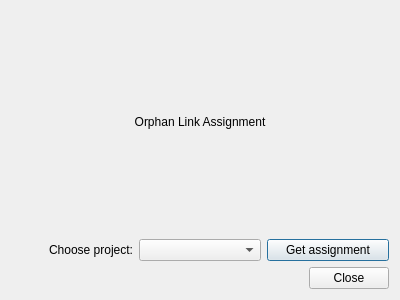
<?xml version="1.0" encoding="UTF-8"?>
<ui version="4.0">
 <class>OrphanLinkInputDialog</class>
 <widget class="QDialog" name="OrphanLinkInputDialog">
  <property name="geometry">
   <rect>
    <x>0</x>
    <y>0</y>
    <width>400</width>
    <height>300</height>
   </rect>
  </property>
  <property name="windowTitle">
   <string>Dialog</string>
  </property>
  <layout class="QVBoxLayout" name="verticalLayout">
   <item>
    <widget class="QLabel" name="label">
     <property name="text">
      <string>Orphan Link Assignment</string>
     </property>
     <property name="alignment">
      <set>Qt::AlignCenter</set>
     </property>
    </widget>
   </item>
   <item>
    <layout class="QHBoxLayout" name="horizontalLayout">
     <item>
      <widget class="QLabel" name="label_2">
       <property name="text">
        <string>Choose project:</string>
       </property>
       <property name="alignment">
        <set>Qt::AlignRight|Qt::AlignTrailing|Qt::AlignVCenter</set>
       </property>
      </widget>
     </item>
     <item>
      <widget class="QComboBox" name="projectMenu"/>
     </item>
     <item>
      <widget class="QPushButton" name="getButton">
       <property name="text">
        <string>Get assignment</string>
       </property>
      </widget>
     </item>
    </layout>
   </item>
   <item>
    <widget class="QDialogButtonBox" name="buttonBox">
     <property name="orientation">
      <enum>Qt::Horizontal</enum>
     </property>
     <property name="standardButtons">
      <set>QDialogButtonBox::Close</set>
     </property>
    </widget>
   </item>
  </layout>
 </widget>
 <resources/>
 <connections>
  <connection>
   <sender>buttonBox</sender>
   <signal>accepted()</signal>
   <receiver>OrphanLinkInputDialog</receiver>
   <slot>accept()</slot>
   <hints>
    <hint type="sourcelabel">
     <x>248</x>
     <y>254</y>
    </hint>
    <hint type="destinationlabel">
     <x>157</x>
     <y>274</y>
    </hint>
   </hints>
  </connection>
  <connection>
   <sender>buttonBox</sender>
   <signal>rejected()</signal>
   <receiver>OrphanLinkInputDialog</receiver>
   <slot>reject()</slot>
   <hints>
    <hint type="sourcelabel">
     <x>316</x>
     <y>260</y>
    </hint>
    <hint type="destinationlabel">
     <x>286</x>
     <y>274</y>
    </hint>
   </hints>
  </connection>
 </connections>
</ui>
